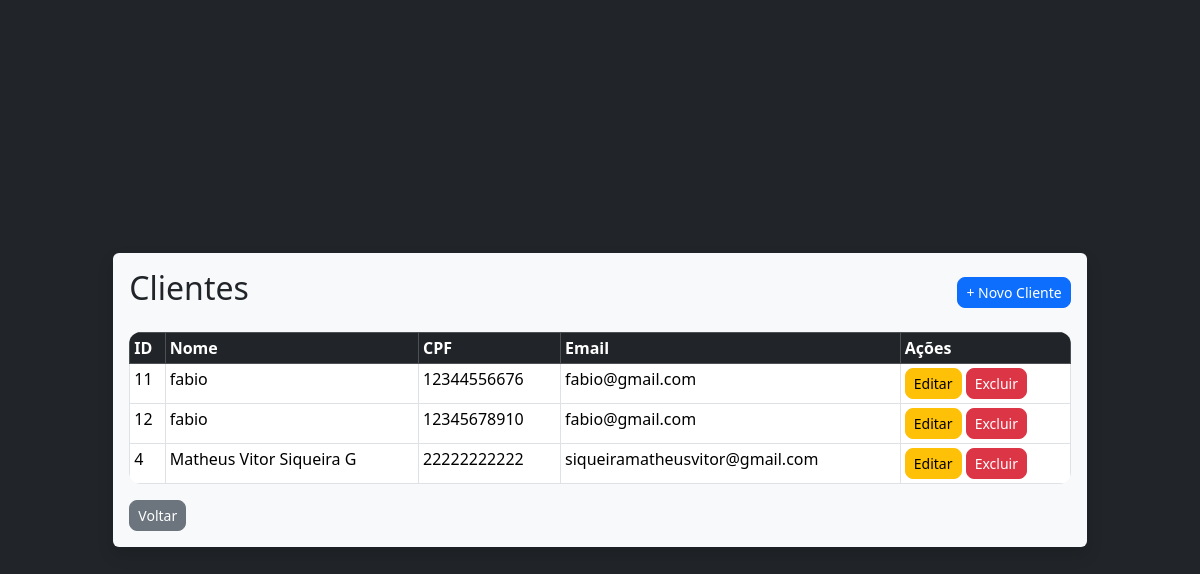
Screenshot of /view/cliente/listar_clientes.php (signed in) with the database file from the repository.
### tables this page shows
CREATE TABLE `clientes` (
  `id` int(11) NOT NULL,
  `nome` varchar(200) NOT NULL,
  `cpf` char(11) NOT NULL,
  `email` varchar(200) NOT NULL,
  `telefone` varchar(15) DEFAULT NULL,
  `logradouro` varchar(200) DEFAULT NULL,
  `numero` varchar(10) DEFAULT NULL,
  `bairro` varchar(100) DEFAULT NULL,
  `cidade` varchar(100) DEFAULT NULL,
  `estado` char(2) DEFAULT NULL,
  `sexo` char(1) DEFAULT NULL,
  `data_criacao` timestamp NOT NULL DEFAULT current_timestamp(),
  `data_atualizacao` timestamp NOT NULL DEFAULT current_timestamp() ON UPDATE current_timestamp(),
  `modificado_por` int(11) DEFAULT NULL
);

### view/cliente/listar_clientes.php (the view, shortened to what this page needs)
<?php
include_once '../../connection.php';
include '../../head.php';
$sql = "SELECT * FROM clientes ORDER BY nome";
$result = mysqli_query($conn, $sql);
?>
<!DOCTYPE html>
<html lang="pt-BR">
<head>
</head>
<body>
    <div class="w-100 vh-100 d-flex flex-column justify-content-center align-items-center bg-dark p-3 overflow-auto">
        <div class="col-12 col-sm-10 col-md-10 col-lg-10 bg-light p-3 rounded shadow">
            <div class="d-flex justify-content-between align-items-center mb-3">
                <h2 class="text-dark">Clientes</h2>
                <a href="cadastro_cliente.php" class="btn btn-primary btn-sm">+ Novo Cliente</a>
            </div>
            <?php if (mysqli_num_rows($result) > 0): ?>
                <div class="table-responsive">
                    <table class="table table-bordered table-sm table-hover">
                        <thead class="table-dark">
                            <tr>
                                <th>ID</th>
                                <th>Nome</th>
                                <th>CPF</th>
                                <th>Email</th>
                                <th>Ações</th>
                            </tr>
                        </thead>
                        <tbody>
                            <?php while ($cliente = mysqli_fetch_assoc($result)): ?>
                                <tr>
                                    <td><?= $cliente['id'] ?></td>
                                    <td><?= htmlspecialchars($cliente['nome']) ?></td>
                                    <td><?= htmlspecialchars($cliente['cpf']) ?></td>
                                    <td><?= htmlspecialchars($cliente['email']) ?></td>
                                    <td>
                                        <a href="editar_cliente.php?id=<?= $cliente['id'] ?>" class="btn btn-sm btn-warning">Editar</a>
                                        <a href="../../controller/cliente/excluir_cliente.php?id=<?= $cliente['id'] ?>" class="btn btn-sm btn-danger" onclick="return confirm('Tem certeza que deseja excluir este cliente?')">Excluir</a>
                                    </td>
                                </tr>
                            <?php endwhile; ?>
                        </tbody>
                    </table>
                </div>
            <?php else: ?>
                <div class="alert alert-info">Nenhum cliente encontrado.</div>
            <?php endif; ?>
            <?php
            if ($_SESSION['tipo_usuario'] == 'admin') {
                echo '<a href="../administrador/home_adm.php" class="btn btn-secondary btn-sm">Voltar</a>';
            } elseif ($_SESSION['tipo_usuario'] == 'vendedor') {
                echo '<a href="../vendedor/home_vendedor.php" class="btn btn-secondary btn-sm">Voltar</a>';
            }
            ?>
        </div>
</body>
</html>

### assets/css/style.css (style rules this page uses)
* { margin: 0; padding: 0; box-sizing: border-box; }
body { font-family: 'Segoe UI', Arial, sans-serif; font-size: 16px; background-color: #222; color: #222; }
.bg-light { background-color: #fff !important; }
.bg-dark { background-color: #222 !important; }
.rounded { border-radius: 16px !important; }
.shadow { box-shadow: 0 4px 24px rgba(0,0,0,0.08), 0 1.5px 4px rgba(0,0,0,0.04); }
.btn { border-radius: 8px !important; font-weight: 500; transition: background 0.2s, color 0.2s; }
.btn-primary { background: #f7b731; border: none; color: #222; }
.btn-secondary { background: #222; border: none; color: #fff; }
.btn-danger { background: #e74c3c; border: none; color: #fff; }
.table { border-radius: 12px; overflow: hidden; }
h1, h2, h3, h4, h5 { font-family: 'Segoe UI', Arial, sans-serif; font-weight: 700; color: #f7b731; }
.text-dark { color: #222 !important; }

### rows the page displays
clientes: id "11", nome "fabio", cpf "12344556676", email "fabio@gmail.com"
clientes: id "12", nome "fabio", cpf "12345678910", email "fabio@gmail.com"
clientes: id "4", nome "Matheus Vitor Siqueira G", cpf "22222222222", email "siqueiramatheusvitor@gmail.com"
